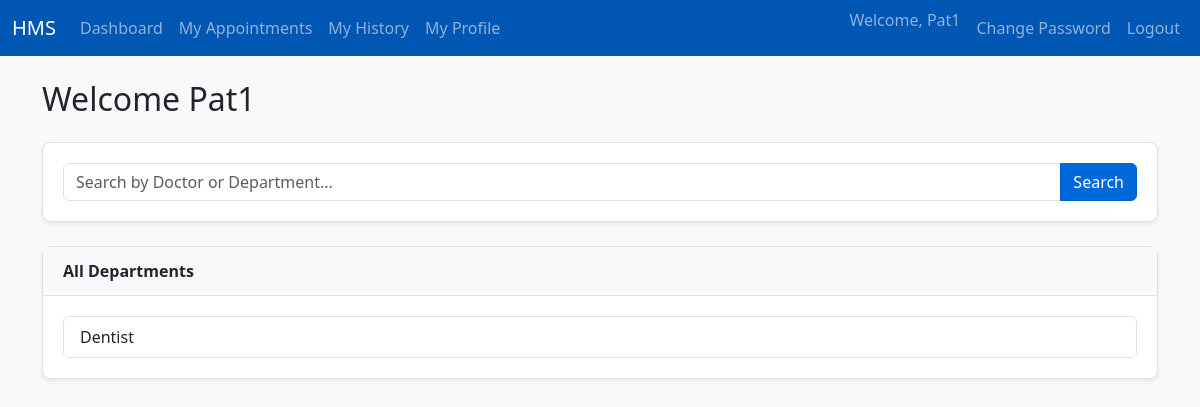
Screenshot of /patient/dashboard (signed in) with the database file from the repository.
### models/models.py (models this page shows)
class User(db.Model, UserMixin):
    id = db.Column(db.Integer, primary_key=True)
    username = db.Column(db.String(150), unique=True, nullable=False)
    password = db.Column(db.String(150), nullable=False)
    role = db.Column(db.String(50), nullable=False)
    is_blacklisted = db.Column(db.Boolean, default=False, nullable=False)

class Patient(db.Model):
    id = db.Column(db.Integer, primary_key=True)
    user_id = db.Column(db.Integer, db.ForeignKey('user.id'), nullable=False)
    name = db.Column(db.String(100), nullable=False)
    contact = db.Column(db.String(100), nullable=True)
    user = db.relationship('User', backref=db.backref('patient', uselist=False))

class Department(db.Model):
    id = db.Column(db.Integer, primary_key=True)
    name = db.Column(db.String(100), unique=True, nullable=False)
    description = db.Column(db.Text, nullable=True)

### controllers/patient_controller.py (the view)
@patient_bp.route('/dashboard')
def dashboard():
    query = request.args.get('q', '')
    departments = Department.query.all()
    matched_doctors = []
    if query:
        matched_doctors = Doctor.query.join(Department).filter(
            or_(Doctor.name.ilike(f'%{query}%'), Department.name.ilike(f'%{query}%'))
        ).all()
    patient = Patient.query.filter_by(user_id=current_user.id).first()
    appointments = Appointment.query.filter(
        Appointment.patient_id == patient.id,
        Appointment.status == 'Booked'
    ).order_by(Appointment.date.asc()).all()
    return render_template('patient_dashboard.html', departments=departments, appointments=appointments, matched_doctors=matched_doctors, query=query)

### controllers/patient_controller.py (called while the page is built)
@patient_bp.before_request
@login_required
def check_is_patient():
    if current_user.role != 'patient': return "Unauthorized", 403

### templates/patient_dashboard.html (shortened to what this page needs)
{% extends "base.html" %}
{% block content %}
<h2 class="mb-4">Welcome {{ current_user.patient.name }}</h2>
<div class="dashboard-card mb-4">
    <div class="card-body">
        <form action="{{ url_for('patient.dashboard') }}" method="GET">
            <div class="input-group">
                <input type="search" name="q" class="form-control" placeholder="Search by Doctor or Department..." value="{{ query or '' }}">
                <button class="btn btn-primary" type="submit">Search</button>
            </div>
        </form>
    </div>
</div>
<div class="dashboard-card mb-4">
    <div class="card-header">All Departments</div>
    <div class="card-body">
        <div class="list-group">
            {% for dept in departments %}
            <a href="{{ url_for('patient.list_doctors', department_id=dept.id) }}" class="list-group-item list-group-item-action">{{ dept.name }}</a>
            {% endfor %}
        </div>
    </div>
</div>
{% endblock %}

### templates/base.html (shortened to what this page needs)
<!DOCTYPE html>
<html lang="en">
<head>
    <link href="https://cdn.jsdelivr.net/npm/bootstrap@5.3.0/dist/css/bootstrap.min.css" rel="stylesheet">
    <link rel="stylesheet" href="{{ url_for('static', filename='css/style.css') }}">
</head>
<body>
    <nav class="navbar navbar-expand-lg navbar-dark bg-primary">
        <div class="container-fluid">
            <a class="navbar-brand" href="{{ url_for('auth.home') }}">HMS</a>
            <div class="collapse navbar-collapse" id="navbarNav">
                <ul class="navbar-nav me-auto mb-2 mb-lg-0">
                    {% if current_user.is_authenticated %}
                        {% if current_user.role == 'admin' %}
                            <li class="nav-item"><a class="nav-link" href="{{ url_for('admin.dashboard') }}">Dashboard</a></li>
                            <li class="nav-item"><a class="nav-link" href="{{ url_for('admin.manage_departments') }}">Departments</a></li>
                            <li class="nav-item"><a class="nav-link" href="{{ url_for('admin.analytics') }}">Analytics</a></li>
                        {% elif current_user.role == 'doctor' %}
                            <li class="nav-item"><a class="nav-link" href="{{ url_for('doctor.dashboard') }}">Dashboard</a></li>
                            <li class="nav-item"><a class="nav-link" href="{{ url_for('doctor.availability') }}">My Availability</a></li>
                        {% elif current_user.role == 'patient' %}
                            <li class="nav-item"><a class="nav-link" href="{{ url_for('patient.dashboard') }}">Dashboard</a></li>
                            <li class="nav-item"><a class="nav-link" href="{{ url_for('patient.my_appointments') }}">My Appointments</a></li>
                            <li class="nav-item"><a class="nav-link" href="{{ url_for('patient.history') }}">My History</a></li>
                            <li class="nav-item"><a class="nav-link" href="{{ url_for('patient.profile') }}">My Profile</a></li>
                        {% endif %}
                    {% endif %}
                </ul>
                <ul class="navbar-nav ms-auto">
                    {% if current_user.is_authenticated %}
                        <li class="nav-item"><span class="navbar-text me-2">Welcome, {{ current_user.username }}</span></li>
                        <li class="nav-item"><a class="nav-link" href="{{ url_for('auth.change_password') }}">Change Password</a></li>
                        <li class="nav-item"><a class="nav-link" href="{{ url_for('auth.logout') }}">Logout</a></li>
                    {% else %}
                        <li class="nav-item"><a class="nav-link" href="{{ url_for('auth.login') }}">Login</a></li>
                        <li class="nav-item"><a class="nav-link" href="{{ url_for('auth.signup') }}">Register</a></li>
                    {% endif %}
                </ul>
            </div>
        </div>
    </nav>
    <div class="container mt-4">
        {% block content %}{% endblock %}
    </div>
</body>
</html>

### static/css/style.css (style rules this page uses)
body { background-color: #f8f9fa; }
.navbar-dark.bg-primary { background-color: #0056b3 !important; }
.card-header { background-color: #e9ecef; font-weight: bold; }
.btn-primary { background-color: #0069d9; border-color: #0062cc; }
.dashboard-card { border: 1px solid #dee2e6; border-radius: 0.5rem; background-color: #fff; margin-bottom: 1.5rem; box-shadow: 0 0.125rem 0.25rem rgba(0, 0, 0, 0.075); }
.dashboard-card .card-header { font-weight: bold; background-color: #f8f9fa; border-bottom: 1px solid #dee2e6; padding: 0.75rem 1.25rem; }
.dashboard-card .card-body { padding: 1.25rem; }

### rows the page displays
User: username "Pat1"
Patient: patient.name "Pat1"
Department: name "Dentist"
